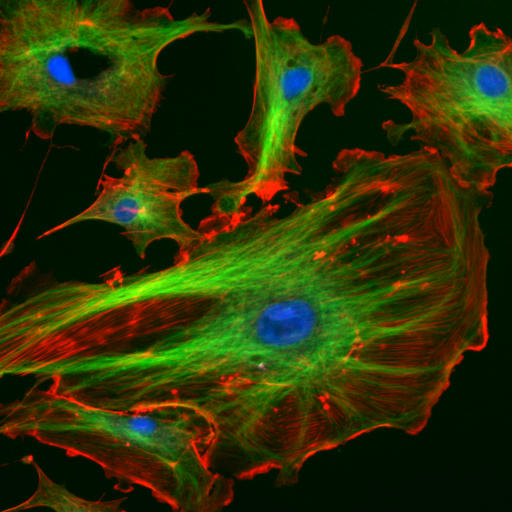
%> input picture 367-Project/FluorescentCells.jpg, 512 x 512 px
$ octave DMD.m   (GNU Octave 9; MATLAB toolbox functions it lacks are replaced by stand-ins)
%> lines starting %> are read from the running program, lines starting %| are printed output that depends on the picture; in (x1, y1, x2, y2) boxes, pixels count from 0 and x2, y2 are one past the last pixel; in counts of white or black regions, pixels touching at a corner belong together; the program's own positions count from 1
### 367-Project/AtfunR.m
function R_channel = AtfunR(R_CH, R)
%bicubic interp on x, for x a red bayer pattern
[m, n] = size(R_CH);

if isequal(R_CH,zeros(m,n))

    R_channel = zeros(m,n);

else

R_CH_backup = R_CH;

R_CH( ~any(R_CH,2), : ) = []; %remove 0s
R_CH( :, ~any(R_CH,1) ) = [];
R_x = 1:2:n;
R_y = 1:2:m;
[X,Y] = meshgrid(R_x,R_y);
out_x = 1:1:n;
out_y = 1:1:m;
[R_X, R_Y]=meshgrid(out_x,out_y); %create mesh grids
R_channel = interp2(X,Y,R_CH,R_X,R_Y,'cubic');
%R_channel = R_channel(1:m-1,1:n-1);%crop the nans
%R_channel = R_channel(2:end,2:end);
R_channel(isnan(R_channel(:)))=0;

R_channel(logical(1-R)) = 0; % zero-out all other pixels

% whos
if (R_channel(logical(R)) ~= R_CH_backup(logical(R)))
    sprintf('warning: bicubic interp changes the src data');
end

end

end

### 367-Project/DMD.m
%%
% resolution of image
% load image
I = im2double(imread('FluorescentCells.jpg'));
%I = im2double(imread('lighthouse.png'));


%Bayer pattern is R,G,G,B
[m,n,z] = size(I);
%> m = 512; n = 512; z = 3
%extract the 3 channels from LH using the Bayer patter
%Red pattern
R=toeplitz(mod(1:m,2),mod(1:n,2));
for i=1:m
   if (rem(i,2)==0)
      R(i,:)=0;
   end
end
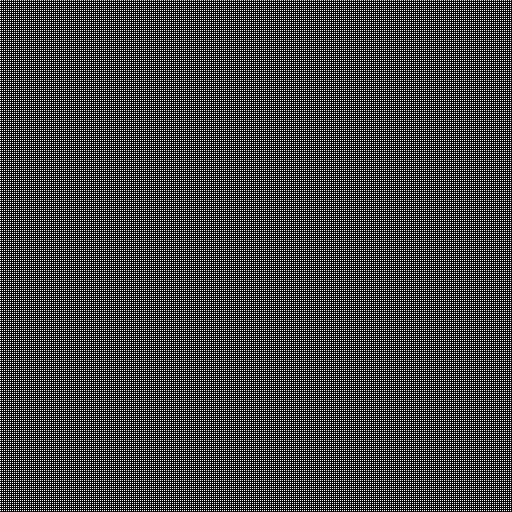
%> R: size 512x512 double; values 0 (black) and 1 (white), 25% white in thin lines or dots

%Blue pattern
B=toeplitz(mod(1:m,2),mod(1:n,2));
for i=1:m
   if (rem(i,2)~=0)
      B(i,:)=0;
   end
end
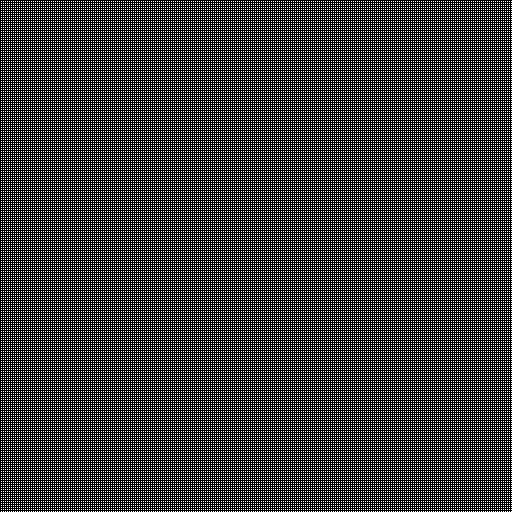
%> B: size 512x512 double; values 0 (black) and 1 (white), 25% white in thin lines or dots

%green pattern
G=fliplr(toeplitz(mod(1:m,2),mod(1:n,2)));

%get the R G B channels from the LH img
R_CH = I(:,:,1).*R;
G_CH = I(:,:,2).*G;
B_CH = I(:,:,3).*B;
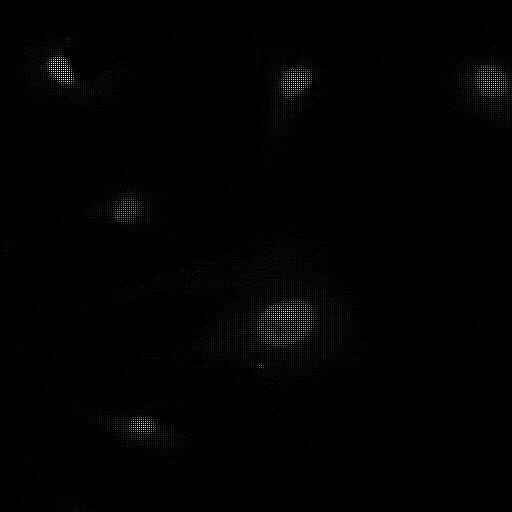
%> B_CH: size 512x512 double; min 0, max 1, mean 0.0065

imwrite(R_CH, 'R_CH.png');
imwrite(G_CH, 'G_CH.png');
imwrite(B_CH, 'B_CH.png');

colorBayer = cat(3,R_CH,G_CH,B_CH);
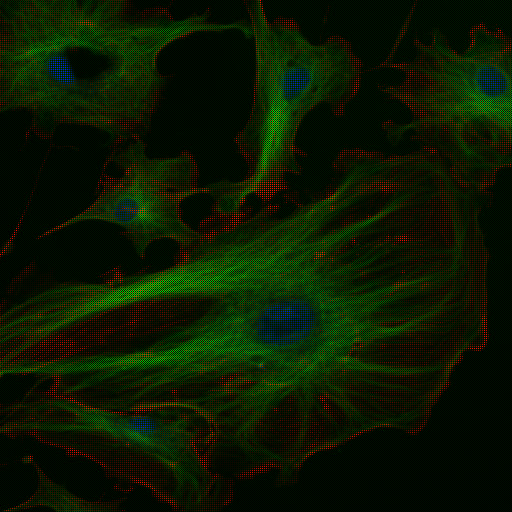
%> colorBayer: size 512x512x3 double; mean R, G, B 0.0445, 0.0988, 0.0065
imwrite(colorBayer, 'colorBayer.png');
bayer = R_CH + G_CH + B_CH;
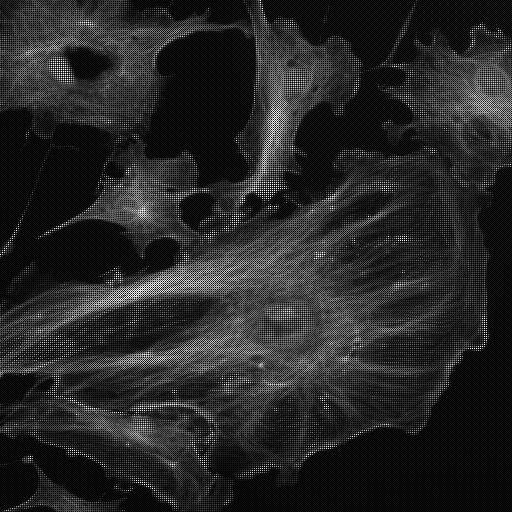
%> bayer: size 512x512 double; min 0, max 1, mean 0.15
imwrite(bayer, 'bayer.png');
%Bayer = bayer(194:257,100:163,:);
%figure,imshow(Bayer)


%%
%%%%%%%%%%%%%%%%%%%%%%%%%%%%%%%%%%%%%%%%%%%%%%%%%%%%%%%%%%%%%%%%%%%%%%%%%%%
% set up problem and function handles

Afun    = @(idx,x) idx.*x;
%use bicubic interpolation for Atfun
%AAtfun  = @(x) reshape(Afun(Atfun(x)), [N 1]);
DtD = @(x) opDtx(opDx(x));
% noise parameter - standard deviation
sigma = 0;

% simulated measurements
%add Noise for EACH color channel
bR   = Afun(R_CH,R) + sigma.*(randn([m n])).*R;
bG   = Afun(G_CH,G) + sigma.*(randn([m n])).*G;
bB   = Afun(B_CH,B) + sigma.*(randn([m n])).*B;


%%
%SOLVE " minimize{I_SR} ||AI_SR-b||_2^2 + TV
%b.) ADMM + TV
% deconvolution using ADMM here

%xR = ones(n,m,1);
%[M, N] = size(AtfunR(Afun(R,xR)));

niter = 20;
res = zeros(niter,1);
u = zeros(m,n,2);
z = zeros(m,n,2);
xR = zeros(m,n,1);
lambda = 0.002; % Atfun w/o bicubic interp2
% lambda = 0.025; % Atfun w/ bicubic interp2
p=10;
k = lambda/p;

for i=1:niter

  %update x
  v = z-u;
  %temp = p*DtD(xR);
  %temp = temp(1:m-1,1:n-1);%crop the nans
  %temp = temp(2:end,2:end);
  Atilde=@(x) reshape(AtfunR(Afun(R,reshape(x,[m n])), R)+p*DtD(reshape(x,[m n])),[m*n 1]);
  %temp = p*opDtx(v);
  %temp = temp(1:m-1,1:n-1);%crop the nans
  %temp = temp(2:end,2:end);
  btilde = reshape(AtfunR(bR, R) + p*opDtx(v),[m*n 1]);
%> in AtfunR, `R_CH( ~any(R_CH,2), : ) = [];`:
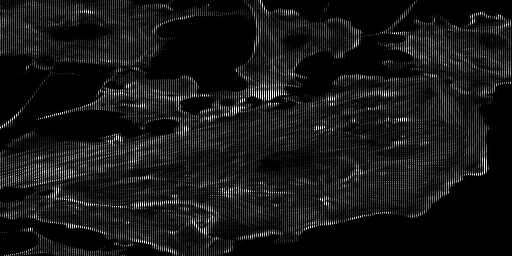
%> R_CH: size 256x512 double; min 0, max 1, mean 0.0891
%> in AtfunR, `R_channel = interp2(X,Y,R_CH,R_X,R_Y,'cubic');`:
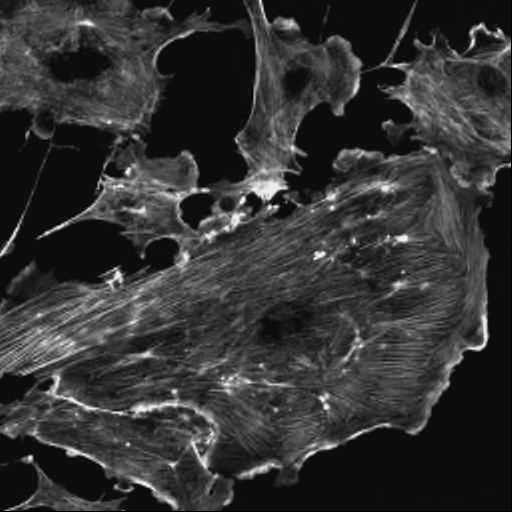
%> R_channel: size 512x512 double; 0.39% of the values are NaN or infinite; the others: min -0.0544, max 1.08, mean 0.179; drawn with min black, max white, NaN and infinite black
%> in AtfunR, `R_channel(isnan(R_channel(:)))=0;`: R_channel: size 512x512 double; 0.39% of pixels changed, all inside (x1, y1, x2, y2) = (0, 0, 512, 512)
%> (the run ends here)

$ run again, with 367-Project/NLM.png saved as 367-Project/FluorescentCells.jpg
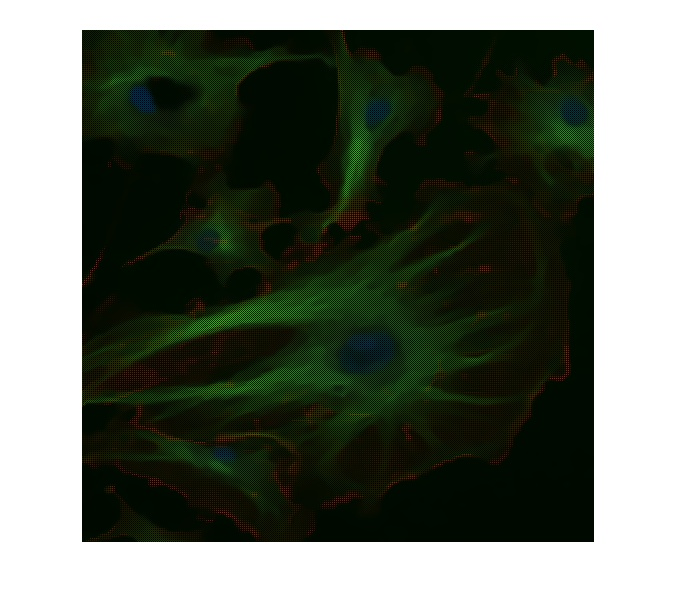
%> input picture 367-Project/NLM.png, 676 x 598 px
%> after the loop `for i=1:m`:
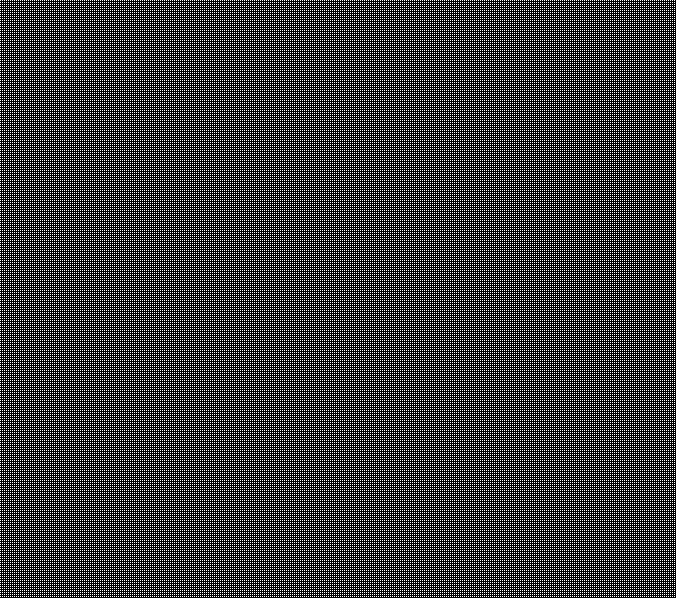
%> R: size 598x676 double; values 0 (black) and 1 (white), 25% white in thin lines or dots
%> in AtfunR, `R_channel = interp2(X,Y,R_CH,R_X,R_Y,'cubic');`:
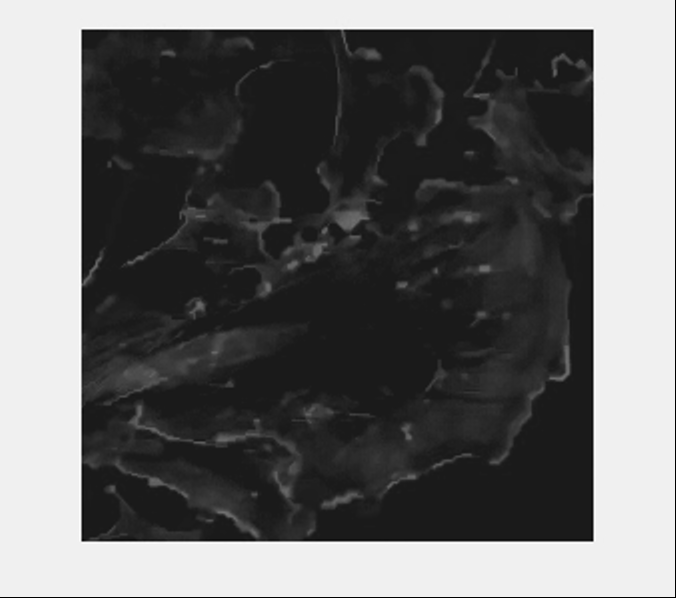
%> R_channel: size 598x676 double; 0.31% of the values are NaN or infinite; the others: min -0.123, max 1.07, mean 0.372; drawn with min black, max white, NaN and infinite black

$ run again, with 367-Project/NLM_TV.png saved as 367-Project/FluorescentCells.jpg
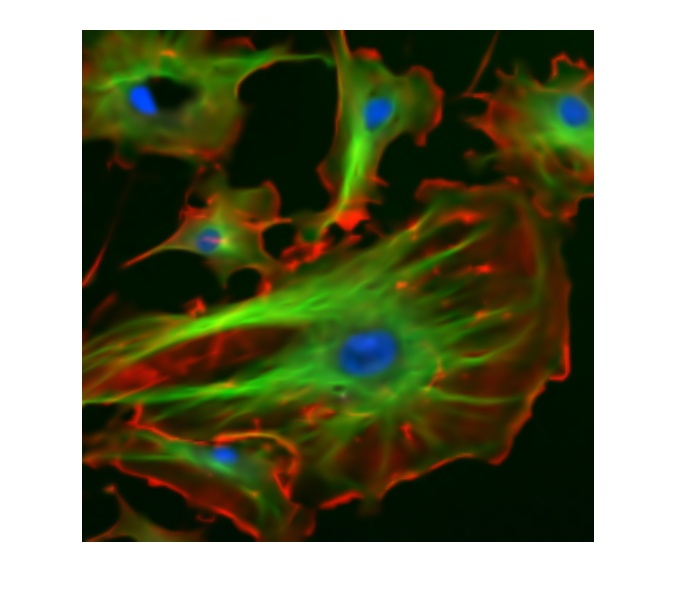
%> input picture 367-Project/NLM_TV.png, 676 x 598 px
%> after the loop `for i=1:m`:
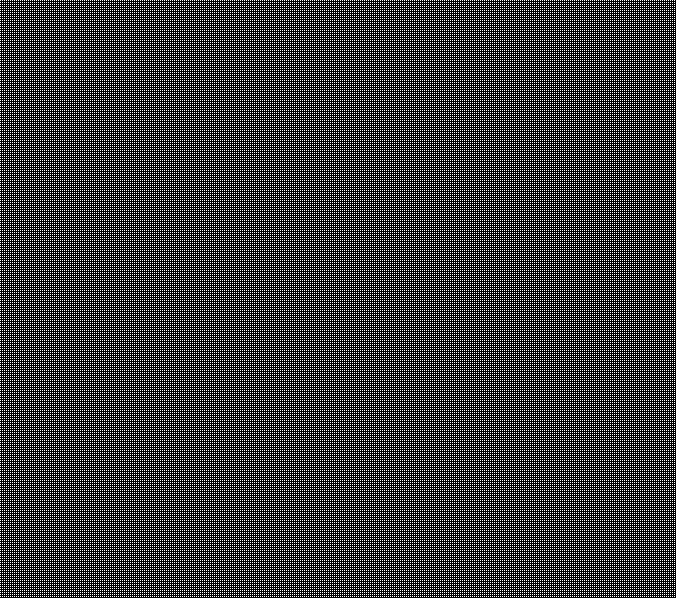
%> R: size 598x676 double; values 0 (black) and 1 (white), 25% white in thin lines or dots
%> in AtfunR, `R_channel = interp2(X,Y,R_CH,R_X,R_Y,'cubic');`:
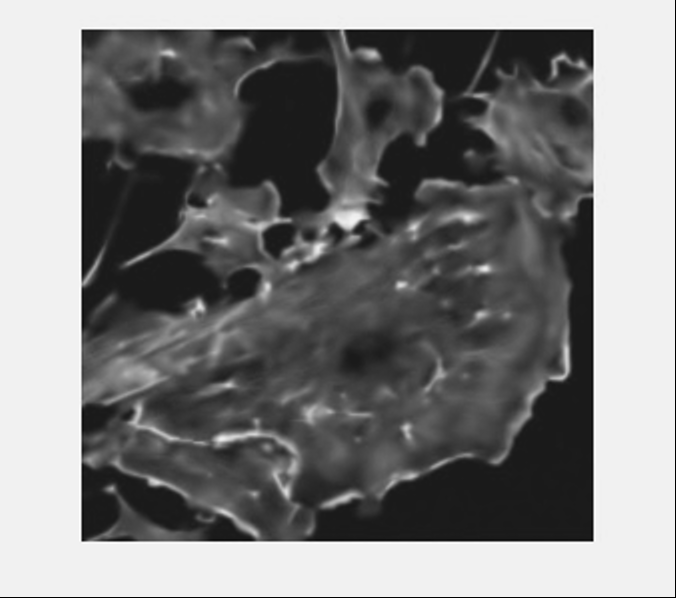
%> R_channel: size 598x676 double; 0.31% of the values are NaN or infinite; the others: min -0.123, max 1.06, mean 0.464; drawn with min black, max white, NaN and infinite black

$ run again, with 367-Project/NLM_closeup.png saved as 367-Project/FluorescentCells.jpg
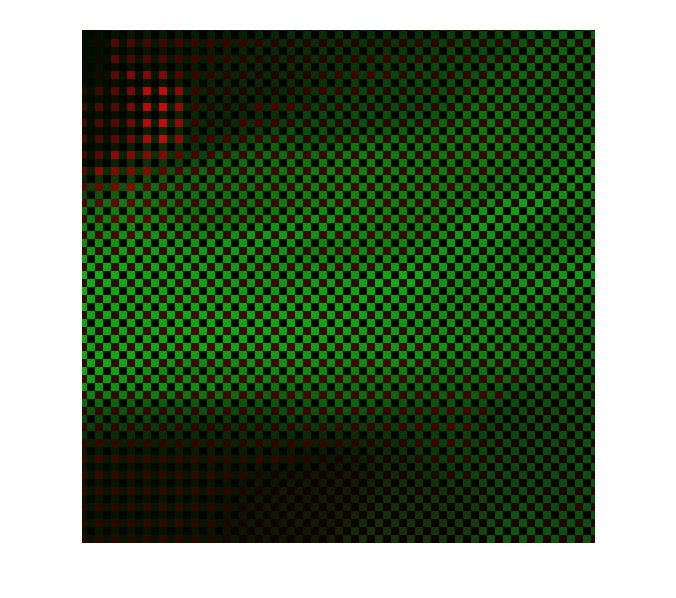
%> input picture 367-Project/NLM_closeup.png, 676 x 598 px
%> in AtfunR, `R_channel = interp2(X,Y,R_CH,R_X,R_Y,'cubic');`:
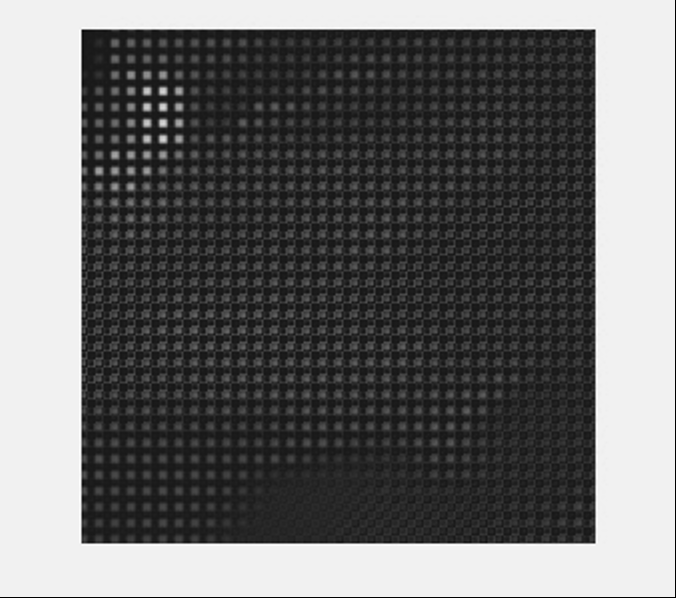
%> R_channel: size 598x676 double; 0.31% of the values are NaN or infinite; the others: min -0.121, max 1.06, mean 0.395; drawn with min black, max white, NaN and infinite black
